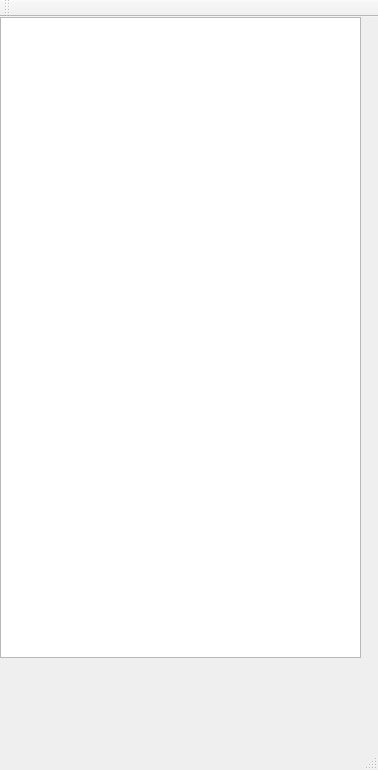
<?xml version="1.0" encoding="UTF-8"?>
<ui version="4.0">
 <class>TiltToLive</class>
 <widget class="QMainWindow" name="TiltToLive">
  <property name="geometry">
   <rect>
    <x>0</x>
    <y>0</y>
    <width>378</width>
    <height>770</height>
   </rect>
  </property>
  <property name="mouseTracking">
   <bool>true</bool>
  </property>
  <property name="windowTitle">
   <string>MainWindow</string>
  </property>
  <widget class="QWidget" name="centralWidget">
   <property name="sizePolicy">
    <sizepolicy hsizetype="Preferred" vsizetype="Preferred">
     <horstretch>0</horstretch>
     <verstretch>0</verstretch>
    </sizepolicy>
   </property>
   <widget class="ClickableView" name="graphicsView">
    <property name="geometry">
     <rect>
      <x>0</x>
      <y>0</y>
      <width>361</width>
      <height>641</height>
     </rect>
    </property>
    <property name="sizePolicy">
     <sizepolicy hsizetype="Preferred" vsizetype="Preferred">
      <horstretch>0</horstretch>
      <verstretch>0</verstretch>
     </sizepolicy>
    </property>
    <property name="mouseTracking">
     <bool>true</bool>
    </property>
   </widget>
  </widget>
  <widget class="QMenuBar" name="menuBar">
   <property name="geometry">
    <rect>
     <x>0</x>
     <y>0</y>
     <width>378</width>
     <height>21</height>
    </rect>
   </property>
  </widget>
  <widget class="QToolBar" name="mainToolBar">
   <attribute name="toolBarArea">
    <enum>TopToolBarArea</enum>
   </attribute>
   <attribute name="toolBarBreak">
    <bool>false</bool>
   </attribute>
  </widget>
  <widget class="QStatusBar" name="statusBar"/>
 </widget>
 <layoutdefault spacing="6" margin="11"/>
 <customwidgets>
  <customwidget>
   <class>ClickableView</class>
   <extends>QGraphicsView</extends>
   <header location="global">clickableview.h</header>
  </customwidget>
 </customwidgets>
 <resources/>
 <connections/>
</ui>
